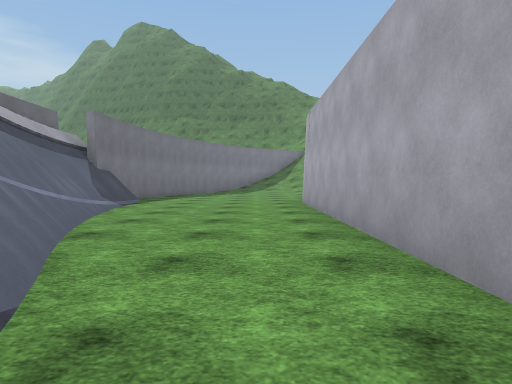
View 1 (above)

19 first-person views from a walk through a 3-D level made in the Unity game engine. The camera is 1.2 m above the floor, tilts 2° down and sees 75° across. The floor is counted in squares, 2 m on a side. Each view is taken from the middle of a square. On the plan, view 1 faces up. The plan holds only what a view shows up to about 10 squares ahead; the rest is blank. The place goes on beyond the plan. Surface patterns are stand-ins for the level's own textures.

View 2
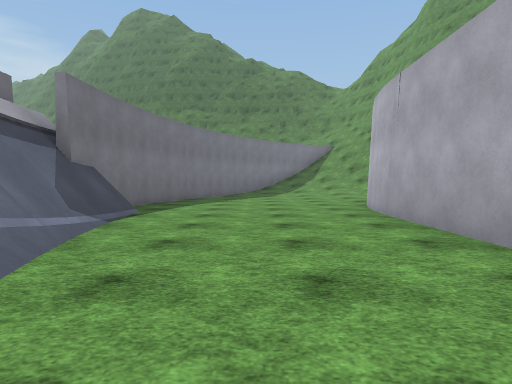

View 3
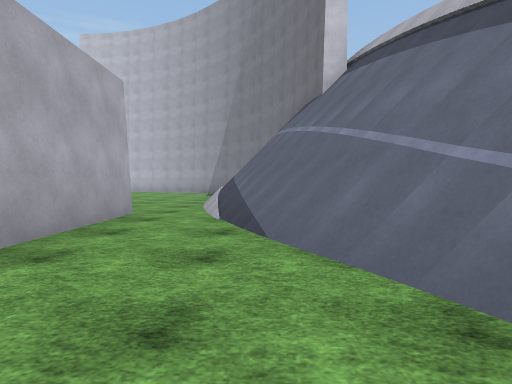

View 4
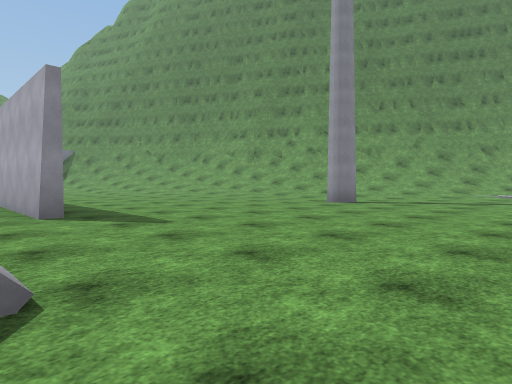

View 5
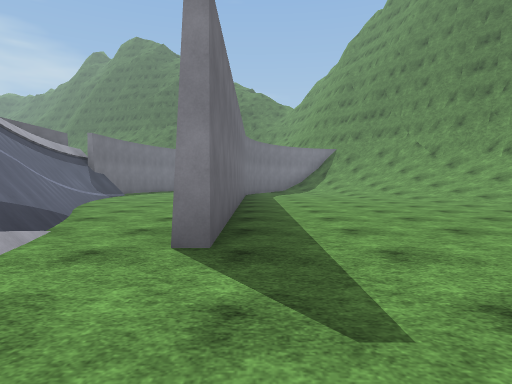

View 6
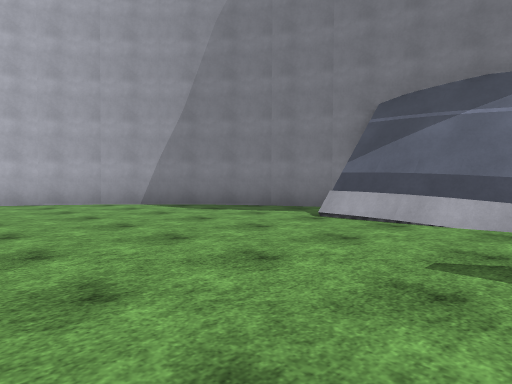

View 7
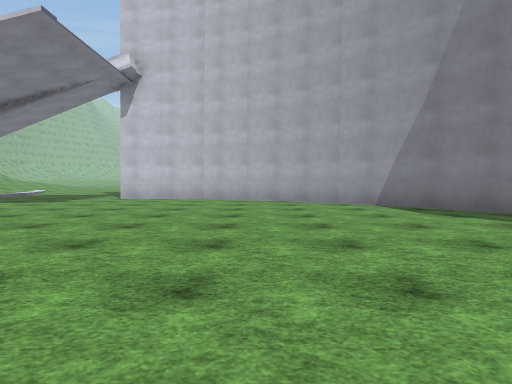

View 8
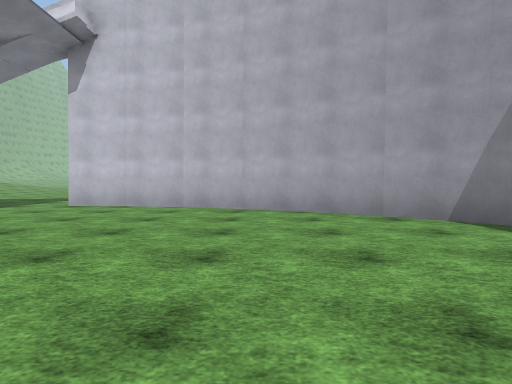

View 9
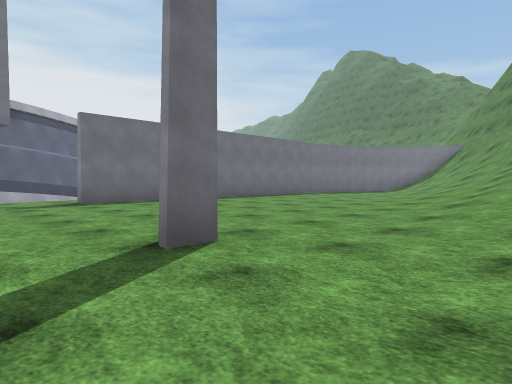

View 10
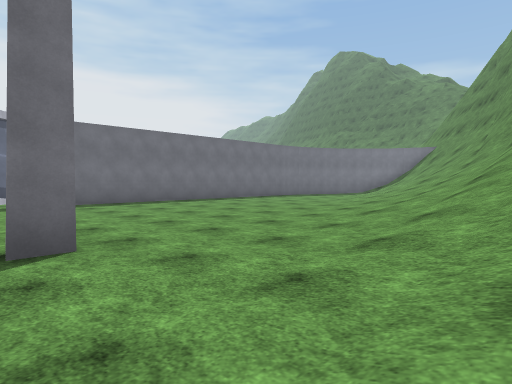

View 11
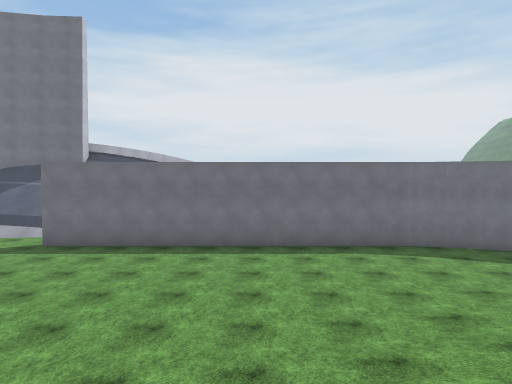

View 12
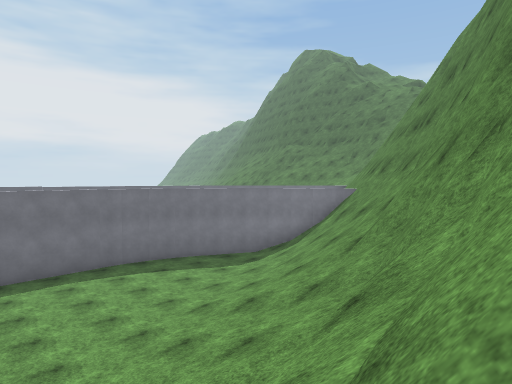

View 13
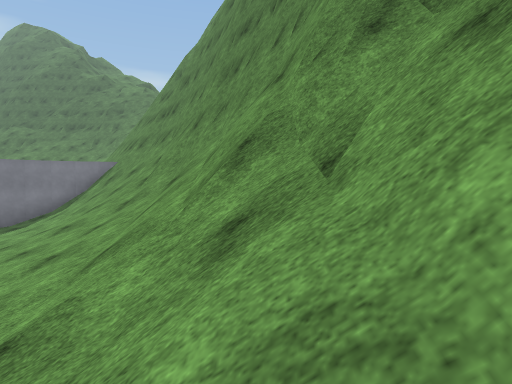

View 14
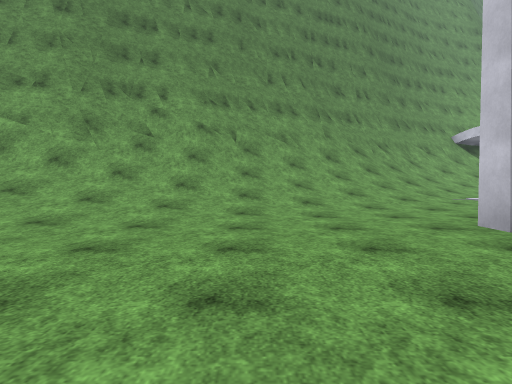

View 15
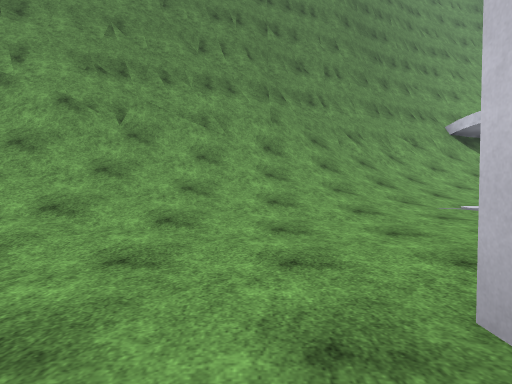

View 16
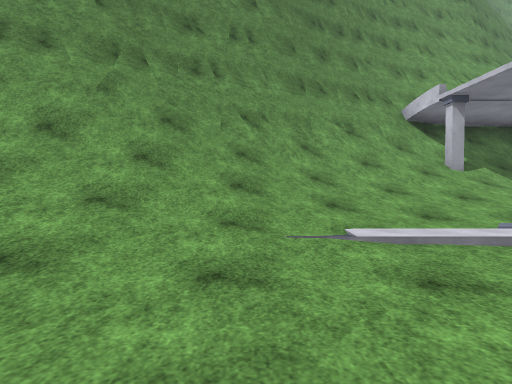

View 17
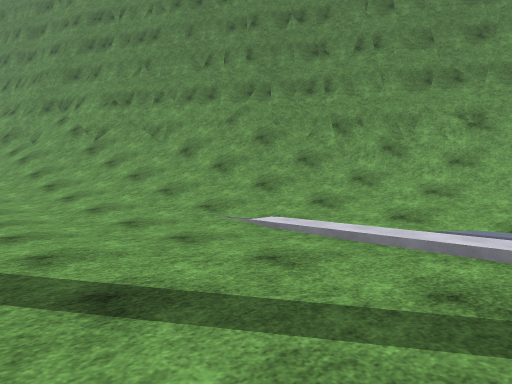

View 18
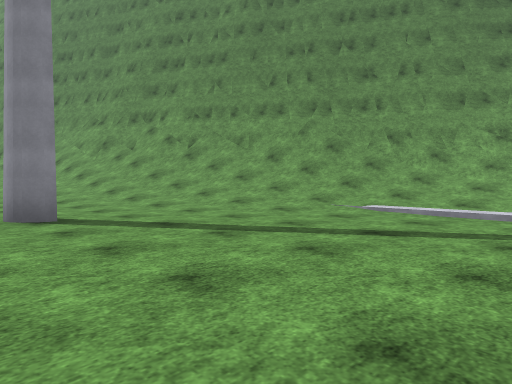

View 19
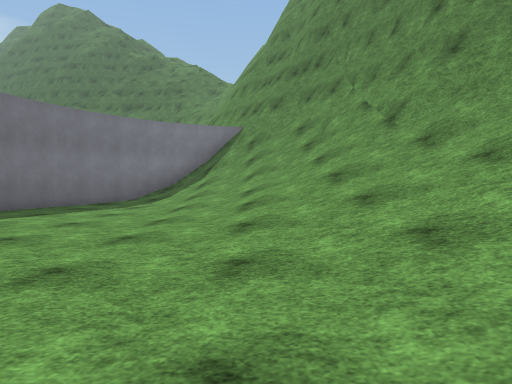

### Floor plan
Key: @ floor where view 1 was taken; # wall or solid block; x gap in a wall; . main floor; : floor 7.5 m higher than the main floor; / step, stairs or slope; = window, fence, low wall or low ledge; ^ raised ledge; B barrier.
Columns run from 4 left of view 1 to 20 right of it. Each row starts with its distance up from view 1.
 13  #.....##////##
 12 # ....##.////##
 11 #.....#../////#
 10 #.....#...////##
  9 #/....#.../////##
  8 //....#....////=#
  7 //....#..../////#
  6 ##....#..../////##
  5  #....#...../////##
  4  #....#.....//////^
  3  ##...#....../////^
  2  ##...#....../////#^
  1   ##..#......./////#^
  0   ##@.#.......//////#^
 -1  ###=.#........//////#
 -2  ###=.......#.../////^
 -3  #///.........../////##
 -4   ^//............/////#
 -5   #//............/////##
 -6   #..............//////#
 -7   ##............././///#
 -8    #............./ ////##
 -9    ##.......:         x
-10     ##......:
-11      ##...../
-12       ####..//
-13          ###B//
-14              ...
-15               ..

Where each view was taken, in squares from view 1:
view 1: 0 up, 0 right, facing up
view 2: 3 up, 1 left, facing up
view 3: 5 up, 1 left, facing down
view 4: 7 down, 0 right, facing up-right
view 5: 4 down, 2 right, facing up
view 6: 2 down, 5 right, facing down-left
view 7: 2 down, 4 right, facing down
view 8: 5 down, 4 right, facing down
view 9: 4 down, 11 right, facing up-left
view 10: 3 down, 12 right, facing up-left
view 11: 5 up, 11 right, facing left
view 12: 5 up, 12 right, facing up-left
view 13: 2 up, 12 right, facing up
view 14: 1 up, 4 right, facing right
view 15: 1 down, 7 right, facing right
view 16: 4 down, 10 right, facing right
view 17: 8 down, 10 right, facing up-right
view 18: 8 down, 7 right, facing up-right
view 19: 4 up, 7 right, facing up
